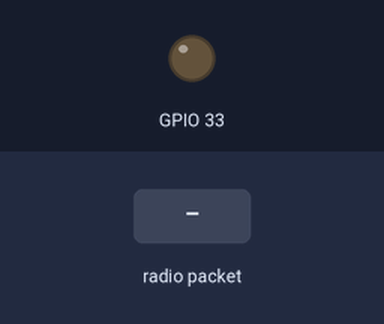
Bench run of a sketch on a simulated ESP32. Shown: output pins drawn as LEDs (lit = HIGH). The inputs (shaded band) are chosen by the test bench. No radio packets arrive unless stated; what the sketch prints to the serial monitor is not drawn.

Above: at 1.2 s.
1.3 s: radio packet "1" arrives
At 2.7 s:
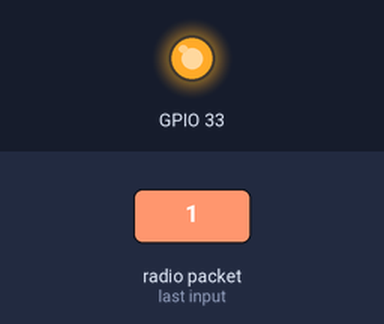
3.8 s: radio packet "0" arrives
At 6.3 s:
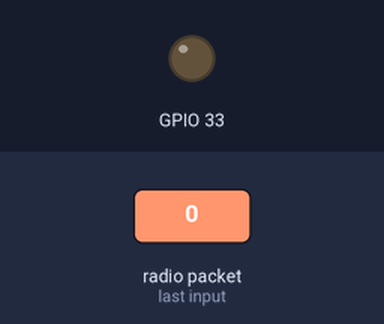
Timing chart, 0 to 7.8 s (numbered marks = the images above; inputs shaded):
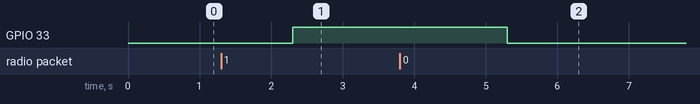

Measured:
- after the input at 1.3 s, GPIO 33: LOW → HIGH after 1.0 s
- after the input at 3.8 s, GPIO 33: HIGH → LOW after 1.5 s

The sketch:

myLoraRev.ino
```cpp
#include <SPI.h>
#include <LoRa.h>
#define ss 5
#define rst 14
#define dio0 2

void setup() {

  Serial.begin(115200);
  pinMode(33, OUTPUT);
  while (!Serial)
    ;
  Serial.println("LoRa Receiver");
  LoRa.setPins(ss, rst, dio0);
  while (!LoRa.begin(433E6)) {

    Serial.println(".");
    delay(500);
  }

  LoRa.setSyncWord(0xF3);
  Serial.println("LoRa Initializing OK!");
}

void loop() {

  int packetSize = LoRa.parsePacket();
  if (packetSize) {
    Serial.print("Received packet '");
    while (LoRa.available()>0) {
      String LoRaData = LoRa.readString();
      Serial.println(LoRaData);
      if (LoRaData == "1")
      {
        digitalWrite(33, HIGH);
        Serial.println("detect");
        delay(2000);
      }
      else
      {
        digitalWrite(33, LOW);
        Serial.println("not detect");
      }

    }
  }
  // Serial.println("ajhjsc");
}
```
